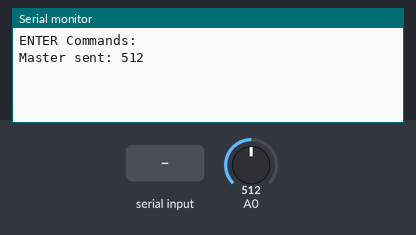
Bench run of a sketch on a simulated Arduino Uno, built with avr-gcc and run on an emulated ATmega328P. On the bench: the last lines printed to the serial monitor. The test bench sets the inputs (shaded band); at power-on: A0 = 512.

Above: at 1.8 s.
1.9 s: "1" received over the second serial link
At 2.6 s:
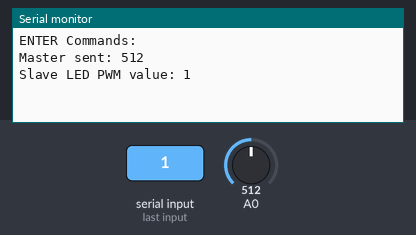
3.5 s: A0 set to 716
At 4.8 s:
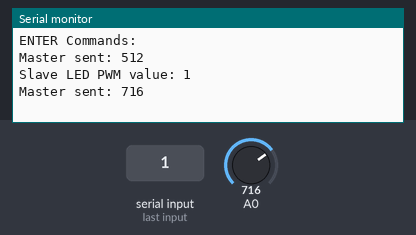
5.0 s: "0" received over the second serial link
At 5.4 s:
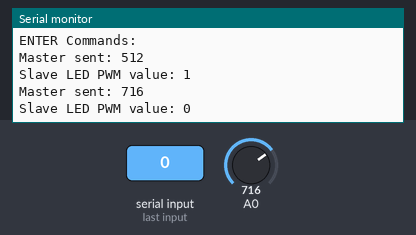
6.5 s: A0 set to 900
At 8.2 s:
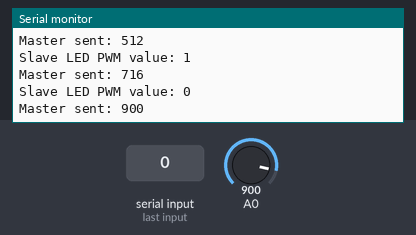

The sketch:

sketch_apr20a.ino
```cpp
// Pratica 01

// #include <SoftwareSerial.h>

// SoftwareSerial ArduinoSlave(10, 11);
// char cmd = "";
// char old_cmd;
// char answer = "";
// char old_answer;

// void setup() {
//   Serial.begin(9600);
//   Serial.println("ENTER Commands: ");
//   ArduinoSlave.begin(9600);
// }

// void loop() {
//   old_cmd = cmd;
//   old_answer = answer;
//   // Read command from monitor
//   if (Serial.available()) {
//     cmd = Serial.read();
//   }

//   // Read answer from slave
//   if (ArduinoSlave.available()) {
//     answer = ArduinoSlave.read();
//   }

//   // Send data to slave
//   if (cmd != old_cmd) {
//     Serial.print("Master send: ");
//     Serial.println(cmd);
//     ArduinoSlave.write(cmd);
//   }

//   // Send answer to monitor
//   if (answer != old_answer) {
//     Serial.print("Slave received: ");
//     Serial.println(answer);
//   }
// }

// Pratica 02

#include <SoftwareSerial.h>

SoftwareSerial ArduinoSlave(10, 11);
String answer;
String msg;
int intVal = 0, oldIntVal = 0;

void setup() {
  Serial.begin(9600);
  Serial.println("ENTER Commands: ");
  ArduinoSlave.begin(9600);
}

void loop() {
  // Read sensor
  intVal = analogRead(A0);
  // Read answer from slave
  readSlavePort();

  // Send data to slave
  if (oldIntVal != intVal) {
    Serial.print("Master sent: ");
    Serial.println(intVal);
    ArduinoSlave.print(intVal);
    oldIntVal = intVal;
  }

  // Send answer to monitor
  if (answer != "") {
    Serial.print("Slave LED PWM value: ");
    Serial.println(answer);
    answer = "";
  }
  delay(1000);
}

void readSlavePort() {
  while (ArduinoSlave.available()) {
    delay(10);
    if (ArduinoSlave.available() > 0) {
      char c = ArduinoSlave.read();
      answer += c;
    }
  }
}
```

Measured:
- after the input at 1.9 s, the serial monitor: prints a new line after 0.11 s (image 1)
- after the input at 3.5 s, the serial monitor: prints a new line after 0.52 s (image 2)
- after the input at 5.0 s, the serial monitor: prints a new line at once (image 3)
- after the input at 6.5 s, the serial monitor: prints a new line after 0.53 s (image 4)
